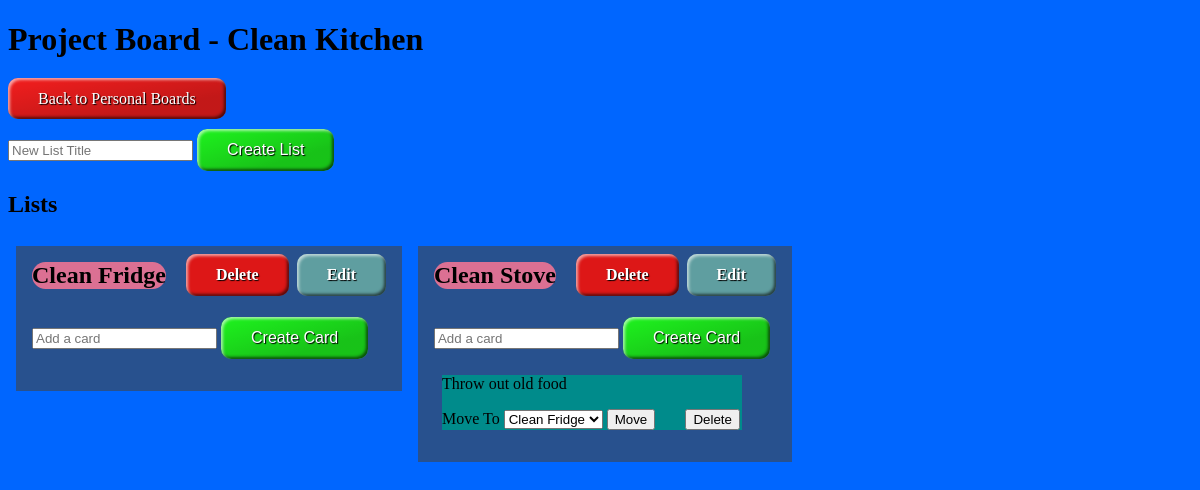
/board/detail/30/ (signed in), run on the app's committed database.
### polls/models.py (models this page shows, shortened)
class Board(models.Model):
    username = models.ForeignKey(User, on_delete=models.PROTECT)
    title = models.CharField(max_length=65)

class List(models.Model):
    board = models.ForeignKey(Board, on_delete=models.CASCADE)
    title = models.CharField(max_length=65)

class Card(models.Model):
    list = models.ForeignKey(List, on_delete=models.CASCADE)
    description = models.CharField(max_length=160)

### polls/views.py (the view)
# urls.py: path("board/detail/<id>/", BoardDetailView.as_view(), name="board_detail"),
class BoardDetailView(LoginRequiredMixin, DetailView):
    template_name = "boards/board/detail.html"
    context_object_name = 'board'
    pk_url_kwarg = "id"
    def get_queryset(self):
        return self.request.user.board_set.all()

### templates/boards/board/detail.html (shortened to what this page needs)
<!DOCTYPE html>
{% extends 'boards/board/board.html' %} {% block content %} {% load static %}
<html>
  <head>
    <body>
      <h1>Project Board - {{ board.title }}</h1>
      <a class="back" href="/">Back to Personal Boards</a>
      <form class="create" action="{% url 'list_create' board.id %}" method="POST">
        <input type="text" placeholder="New List Title" name="title" required>
        <button class="enter">Create List</button>
      </form>
      <section>
        <h2>Lists</h2>
        <div class="lists">
        {% for list in board.list_set.all %}
            <section class="list">
              <h3 class="title">{{ list.title }}</h3>
              <a
              href="{% url 'list_edit' list.id %}"
              style="
                position: relative;
                text-decoration: none;
                margin-top: -.5rem;
                margin-left: 0.5em;
                float: right;
                min-width: max-content;
                background: cadetblue;
                text-align: center;
                border-radius: 10px;
                color: white;
                font-weight: bold;
              "
              >Edit</a
            >
            <a
              href="{% url 'list_delete' list.id %}"
              style="
                position: relative;
                text-decoration: none;
                margin: auto;
                margin-top: -0.5em;
                float: right;
                width: max-content;
                background: rgb(221, 23, 23);
                text-align: center;
                border-radius: 10px;
                color: white;
                font-weight: bold;
              "
              >Delete</a
            >
              <form action="{% url 'card_create' list.id %}" method="post">
                <input type="text" placeholder="Add a card" name="description" required>
                <button class="enter card_button">Create Card</button>
              </form>
              <ul class="list__cards">
                {% for card in list.card_set.all %}
                  <li class="card">
                    <p class="card__description">{{ card.description }}</p>
                    <form action="{% url 'card_delete' card.id %}" method="post">
                      <button class="delete">Delete</button>
                    </form>
                    <form action="{% url 'card_move' card.id %}" method="post">
                      <label for="list">Move To</label>
                      <select name="list" id="list">
                        {% for list in board.list_set.all %}
                          <option value="{{ list.id }}">{{ list.title }}</option>
                        {% endfor %}
                      </select>
                      <button>Move</button>
                    </form>
                  </li>
                {% endfor %}
              </ul>
            </section>
        {% endfor %}
        </div>
      </section>
      {% endblock %}

### templates/boards/board/detail.html (style rules this page uses)
body { background-color: rgb(0, 102, 255); }
h1 { display: block; font-style: normal; margin-bottom: 1em; }
h3 { display: block; font-weight: bolder; font-size: x-large; font-style: normal; margin-top: 3rem; margin-bottom: -1rem; }
a { background-color: #f31e1e; border: none; border-radius: 10px; color: white; padding: 12px 30px; font-size: 1rem; text-align: center; text-decoration: none; text-shadow: 1px 1px 1px #000; background-image: linear-gradient( to top left, rgba(0, 0, 0, 0.2), rgba(0, 0, 0, 0.2) 30%, rgba(0, 0, 0, 0) ); box-shadow: inset 2px 2px 3px rgba(255, 255, 255, 0.6), inset -2px -2px 3px rgba(0, 0, 0, 0.6); }
.enter { background-color: #1ef31e; border: none; border-radius: 10px; color: white; padding: 12px 30px; font-size: 1rem; text-align: center; text-decoration: none; text-shadow: 1px 1px 1px #000; background-image: linear-gradient( to top left, rgba(0, 0, 0, 0.2), rgba(0, 0, 0, 0.2) 30%, rgba(0, 0, 0, 0) ); box-shadow: inset 2px 2px 3px rgba(255, 255, 255, 0.6), inset -2px -2px 3px rgba(0, 0, 0, 0.6); }
.title { display: inline-block; background-color: palevioletred; margin-top: 1rem; border-radius: 3rem; margin: 0 auto 2px; margin-right: 20px; }
.lists { display:flex; align-items: start; overflow-x: scroll; }
.list { min-width: fit-content; max-width: fit-content; background-color: rgba(68, 68, 68, 0.6); padding: 1rem; margin: .5rem; }
input { margin-top: 2rem; }
.card_button { margin-top: 1rem; }
.card { display: block; background-color: darkcyan; width: 300px; height: max-content; margin-left: -2rem; }
.card__description { text-align: center; align-items: center; justify-self: start; min-width: fit-content; min-height: fit-content; }
.delete { position: relative; margin-top:auto; margin-right: 2px; float: right; display: block; }
.card { position: relative; justify-content: center; }

### data on the page
Board: title "Clean Kitchen"
List: title "Clean Fridge"
List: title "Clean Stove"
Card: description "Throw out old food"

### other printed values
form field list "Clean Fridge"
